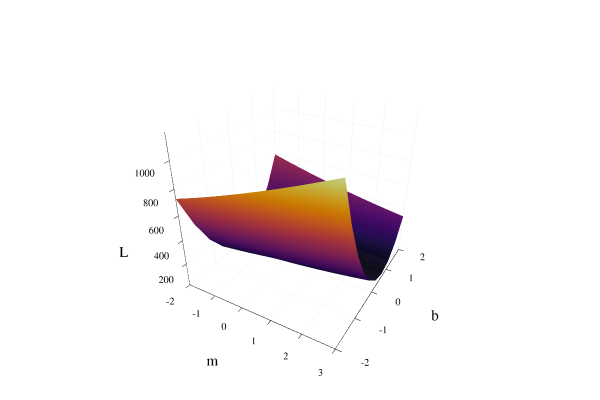

Notebook code for this chart:
### Markdown cell above
We can graph the loss function with respect to $m$ and $b$ to get a different perspective on the problem:

### Code cell
plotlyjs()
xs = range(-2, 3, length=10)
ys = range(-2, 2, length=10)
@vars m b
L = sum((y - m*x + b)^2 for (x,y) in eachrow(A))
surface(xs, ys, [L(m=>x,b=>y) for x in xs, y in ys], 
        xlabel = "m", ylabel = "b", zlabel = "L", colorbar = false)

### Figure 1 — Plotly figure (JSON) as saved in the notebook; plotly's stock layout.template omitted (floating-point values rounded to 4 significant figures; data arrays with more than 128 entries replaced by an {"elided": "..."} marker saying what was removed)
{"data": [{"colorbar": {"title": ""}, "colorscale": {"elided": "256x2 mixed values"}, "hoverinfo": "none", "name": "y1", "opacity": null, "showlegend": false, "showscale": false, "type": "surface", "x": [-2, -1.444, -0.8889, -0.3333, 0.2222, 0.7778, 1.333, 1.889, 2.444, 3], "xaxis": "x1", "y": [-2, -1.556, -1.111, -0.6667, -0.2222, 0.2222, 0.6667, 1.111, 1.556, 2], "yaxis": "y1", "z": [[729.0, 771.8, 816.5, 863.2, 911.9, 962.6, 1015.0, 1070.0, 1126.0, 1185], [456.7, 490.5, 526.4, 564.2, 604.0, 645.8, 689.5, 735.3, 783.0, 832.7], [248.5, 273.5, 300.5, 329.4, 360.3, 393.2, 428.1, 464.9, 503.7, 544.5], [104.6, 120.7, 138.7, 158.8, 180.8, 204.8, 230.8, 258.7, 288.7, 320.6], [24.8, 32.01, 41.2, 52.36, 65.49, 80.6, 97.69, 116.8, 137.8, 160.8], [9.247, 7.568, 7.864, 10.14, 14.38, 20.6, 28.8, 38.98, 51.12, 65.25], [57.89, 47.32, 38.73, 32.11, 27.47, 24.8, 24.11, 25.4, 28.65, 33.89], [170.7, 151.3, 133.8, 118.3, 104.8, 93.2, 83.62, 76.01, 70.38, 66.73], [347.8, 319.4, 293.0, 268.7, 246.2, 225.8, 207.3, 190.8, 176.3, 163.8], [589.0, 551.8, 516.5, 483.2, 451.9, 422.6, 395.2, 369.8, 346.4, 325]], "zmax": 1185, "zmin": 7.568}], "layout": {"annotations": [], "height": 400, "legend": {"bgcolor": "rgba(255, 255, 255, 1.000)", "bordercolor": "rgba(0, 0, 0, 1.000)", "borderwidth": 1, "font": {"color": "rgba(0, 0, 0, 1.000)", "family": "sans-serif", "size": 11}, "tracegroupgap": 0, "traceorder": "normal", "x": 1, "xanchor": "auto", "y": 1, "yanchor": "auto"}, "margin": {"b": 20, "l": 0, "r": 0, "t": 20}, "paper_bgcolor": "rgba(255, 255, 255, 1.000)", "plot_bgcolor": "rgba(255, 255, 255, 1.000)", "scene": {"camera": {"eye": {"x": 1.126, "y": -1.95, "z": 1.3}}, "xaxis": {"anchor": "y1", "domain": [0.06165, 0.9934], "gridcolor": "rgba(0, 0, 0, 0.100)", "gridwidth": 0.5, "linecolor": "rgba(0, 0, 0, 1.000)", "mirror": false, "range": [-2, 3], "showgrid": true, "showline": true, "showticklabels": true, "tickangle": 0, "tickcolor": "rgb(0, 0, 0)", "tickfont": {"color": "rgba(0, 0, 0, 1.000)", "family": "sans-serif", "size": 11}, "tickmode": "array", "ticks": "inside", "ticktext": ["-2", "-1", "0", "1", "2", "3"], "tickvals": [-2, -1, 0, 1, 2, 3], "title": "m", "titlefont": {"color": "rgba(0, 0, 0, 1.000)", "family": "sans-serif", "size": 15}, "type": "-", "visible": true, "zeroline": false, "zerolinecolor": "rgba(0, 0, 0, 1.000)"}, "yaxis": {"anchor": "x1", "domain": [0.07581, 0.9902], "gridcolor": "rgba(0, 0, 0, 0.100)", "gridwidth": 0.5, "linecolor": "rgba(0, 0, 0, 1.000)", "mirror": false, "range": [-2, 2], "showgrid": true, "showline": true, "showticklabels": true, "tickangle": 0, "tickcolor": "rgb(0, 0, 0)", "tickfont": {"color": "rgba(0, 0, 0, 1.000)", "family": "sans-serif", "size": 11}, "tickmode": "array", "ticks": "inside", "ticktext": ["-2", "-1", "0", "1", "2"], "tickvals": [-2, -1, 0, 1, 2], "title": "b", "titlefont": {"color": "rgba(0, 0, 0, 1.000)", "family": "sans-serif", "size": 15}, "type": "-", "visible": true, "zeroline": false, "zerolinecolor": "rgba(0, 0, 0, 1.000)"}, "zaxis": {"gridcolor": "rgba(0, 0, 0, 0.100)", "gridwidth": 0.5, "linecolor": "rgba(0, 0, 0, 1.000)", "mirror": false, "range": [7.568, 1185], "showgrid": true, "showline": true, "showticklabels": true, "tickangle": 0, "tickcolor": "rgb(0, 0, 0)", "tickfont": {"color": "rgba(0, 0, 0, 1.000)", "family": "sans-serif", "size": 11}, "tickmode": "array", "ticks": "inside", "ticktext": ["200", "400", "600", "800", "1000"], "tickvals": [200, 400, 600, 800, 1000], "title": "L", "titlefont": {"color": "rgba(0, 0, 0, 1.000)", "family": "sans-serif", "size": 15}, "type": "-", "visible": true, "zeroline": false, "zerolinecolor": "rgba(0, 0, 0, 1.000)"}}, "showlegend": true, "width": 600}}
